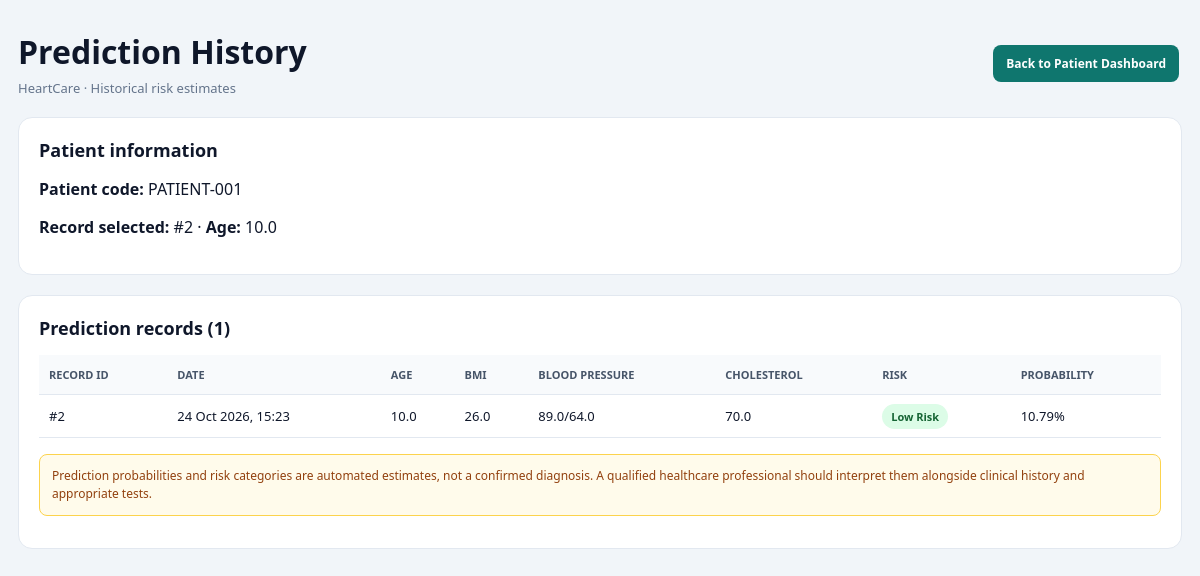
The app's page /patient/history (signed in) with its own data.
### app.py (models this page shows)
class Patient(db.Model):
    id = db.Column(
        db.Integer,
        primary_key=True
    )
    patient_code = db.Column(
        db.String(50),
        nullable=True,
        index=True
    )
    age = db.Column(
        db.Float
    )
    gender = db.Column(
        db.Float
    )
    bmi = db.Column(
        db.Float
    )
    systolic = db.Column(
        db.Float
    )
    diastolic = db.Column(
        db.Float
    )
    cholesterol = db.Column(
        db.Float
    )
    risk = db.Column(
        db.String(50)
    )
    probability = db.Column(
        db.Float
    )
    date = db.Column(
        db.DateTime,
        default=datetime.utcnow
    )

### app.py (the view)
@app.route(
    "/patient/history"
)
def patient_history_portal():
    if "role" not in session:
        return redirect(
            "/login"
        )
    if session["role"] != "patient":
        return "Access Denied"
    patient_code = session.get(
        "patient_code"
    )
    records = Patient.query.filter_by(
        patient_code=patient_code
    ).order_by(
        Patient.date.desc()
    ).all()
    return render_template(
        "patient_history.html",
        patient=records[0]
        if records
        else None,
        history=records,
        chart_labels=[
            r.date.strftime("%d %b %Y")
            if r.date
            else "Unknown"
            for r in reversed(records)
        ],
        chart_values=[
            r.probability or 0
            for r in reversed(records)
        ],
        view_mode="patient",
    )

### templates/patient_history.html (shortened to what this page needs)
<!DOCTYPE html>
<html lang="en"><head><meta charset="UTF-8"><meta name="viewport" content="width=device-width,initial-scale=1"><title>Prediction History | HeartCare</title>
</head><body><main class="wrap">
<header class="top"><div><h1>Prediction History</h1><div class="muted">HeartCare · Historical risk estimates</div></div><div>{% if view_mode == 'doctor' %}<a class="btn" href="{{ url_for('doctor_dashboard') }}">Back to Doctor Dashboard</a>{% else %}<a class="btn" href="{{ url_for('patient_dashboard') }}">Back to Patient Dashboard</a>{% endif %}</div></header>
<section class="card"><h2 style="font-size:18px;margin-top:0">Patient information</h2><p><strong>Patient code:</strong> {{ patient.patient_code if patient and patient.patient_code else 'Not assigned to this legacy record' }}</p>{% if patient %}<p><strong>Record selected:</strong> #{{ patient.id }}{% if patient.age is not none %} · <strong>Age:</strong> {{ patient.age }}{% endif %}</p>{% endif %}</section>
<section class="card"><h2 style="font-size:18px;margin-top:0">Prediction records ({{ history|length if history else 0 }})</h2><div class="table-wrap"><table><thead><tr><th>Record ID</th><th>Date</th><th>Age</th><th>BMI</th><th>Blood Pressure</th><th>Cholesterol</th><th>Risk</th><th>Probability</th>{% if view_mode == 'doctor' %}<th>Clinical review</th>{% endif %}</tr></thead><tbody>
{% for record in history %}<tr><td>#{{ record.id }}</td><td>{{ record.date.strftime('%d %b %Y, %H:%M') if record.date else 'N/A' }}</td><td>{{ record.age if record.age is not none else 'N/A' }}</td><td>{{ '%.1f'|format(record.bmi) if record.bmi is not none else 'N/A' }}</td><td>{{ record.systolic if record.systolic is not none else 'N/A' }}/{{ record.diastolic if record.diastolic is not none else 'N/A' }}</td><td>{{ record.cholesterol if record.cholesterol is not none else 'N/A' }}</td><td>{% if record.risk == 'High Risk' %}<span class="badge high">High Risk</span>{% elif record.risk == 'Low Risk' %}<span class="badge low">Low Risk</span>{% else %}{{ record.risk or 'N/A' }}{% endif %}</td><td>{{ '%.2f'|format(record.probability) if record.probability is not none else 'N/A' }}{% if record.probability is not none %}%{% endif %}</td>{% if view_mode == 'doctor' %}<td><a class="btn" href="{{ url_for('medical_report', patient_id=record.id) }}">Report</a><a class="btn secondary" href="{{ url_for('medical_notes', patient_id=record.id) }}">Notes</a></td>{% endif %}</tr>
{% else %}<tr><td colspan="9" class="empty">No prediction history is available for this patient yet.</td></tr>{% endfor %}</tbody></table></div>
<p class="note" style="margin-top:16px">Prediction probabilities and risk categories are automated estimates, not a confirmed diagnosis. A qualified healthcare professional should interpret them alongside clinical history and appropriate tests.</p></section>
</main></body></html>

### templates/patient_history.html (style rules this page uses)
* { box-sizing:border-box }
body { margin:0;background:#f1f5f9;color:#0f172a;font-family:Segoe UI,Arial,sans-serif }
.wrap { max-width:1250px;margin:30px auto;padding:0 18px }
.top { display:flex;justify-content:space-between;align-items:center;gap:15px;flex-wrap:wrap;margin-bottom:20px }
h1 { margin:0 0 6px }
.muted { color:#64748b;font-size:13px }
.card { background:#fff;border:1px solid #e2e8f0;border-radius:14px;padding:20px;margin-bottom:20px }
.btn { display:inline-block;padding:10px 13px;border-radius:8px;background:#0f766e;color:#fff;text-decoration:none;font-size:12px;font-weight:700;margin:3px }
.table-wrap { overflow-x:auto }
table { width:100%;border-collapse:collapse;min-width:760px }
th,td { padding:12px 10px;border-bottom:1px solid #e2e8f0;text-align:left;font-size:13px }
th { background:#f8fafc;color:#475569;font-size:11px;text-transform:uppercase }
.badge { padding:5px 9px;border-radius:99px;font-size:11px;font-weight:800 }
.low { background:#dcfce7;color:#166534 }
.note { background:#fffbeb;border:1px solid #fcd34d;border-radius:8px;padding:12px;color:#92400e;font-size:12px;line-height:1.5 }

### records on screen
Patient: patient_code "PATIENT-001", id "2", age "10.0", date "24 Oct 2026, 15:23", bmi "26.0", systolic "89.0", diastolic "64.0", cholesterol "70.0", risk "Low Risk", probability "10.79"

### other values on screen
{{ history|length if history else 0 }} "1"
